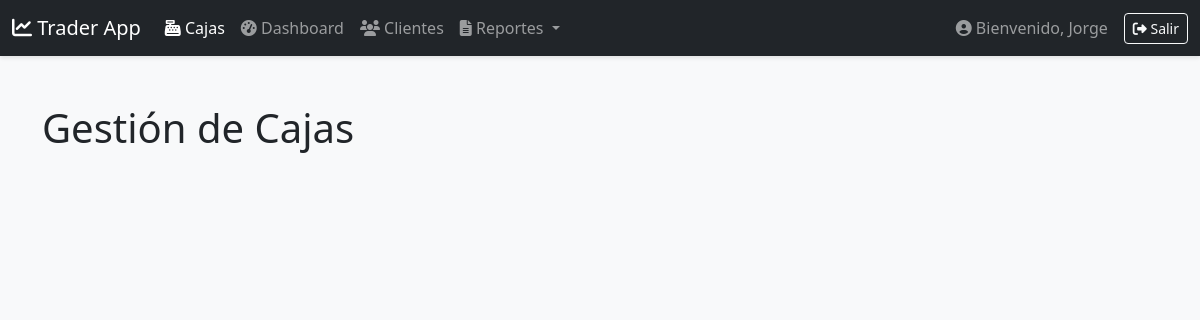
/vaults/ (signed in), run on an earlier commit of the app's database.
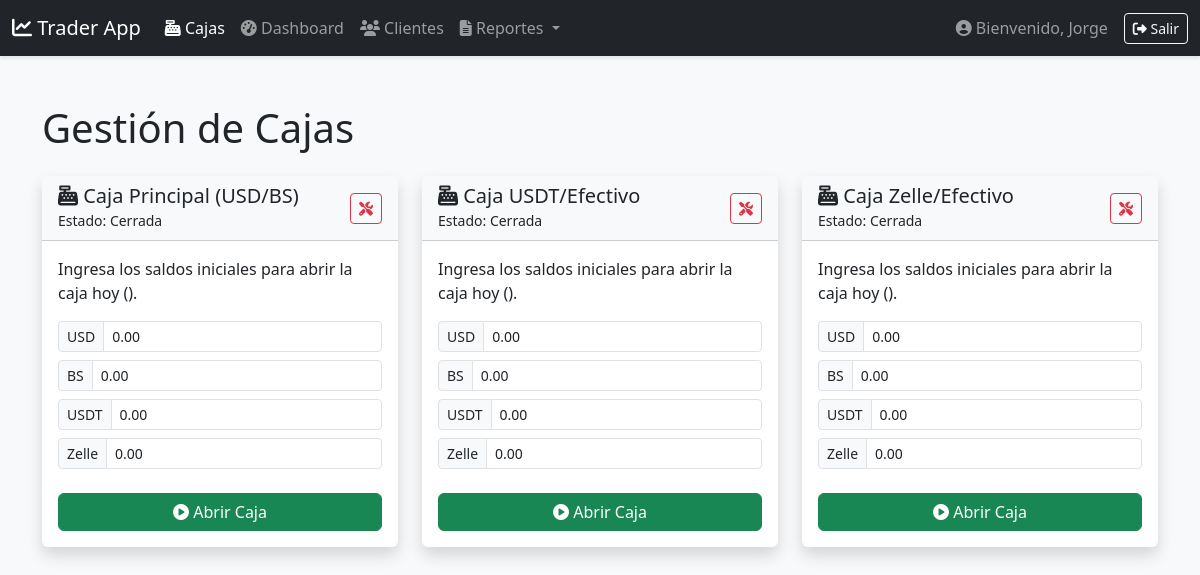
And on a later commit of the database.
### exchange/models.py (models this page shows, shortened)
class CashVault(models.Model):
    name = models.CharField(max_length=100, unique=True)
    balance_usd = models.DecimalField(max_digits=12, decimal_places=2, default=0.00, verbose_name="Saldo USD (Efectivo)")
    balance_bs = models.DecimalField(max_digits=12, decimal_places=2, default=0.00, verbose_name="Saldo Bolívares")
    balance_usdt = models.DecimalField(max_digits=12, decimal_places=2, default=0.00, verbose_name="Saldo USDT")
    balance_zelle = models.DecimalField(max_digits=12, decimal_places=2, default=0.00, verbose_name="Saldo Zelle")

### exchange/views.py (the view)
# urls.py: path('vaults/', VaultManagementView.as_view(), name='vault-management'),
class VaultManagementView(LoginRequiredMixin, AdminRequiredMixin, View):
    template_name = 'exchange/vault_management.html'
    def get(self, request, *args, **kwargs):
        vaults = CashVault.objects.all()
        active_sessions = {s.vault_id: s for s in VaultSession.objects.filter(status='open')}
        sessions_today = {
            s.vault_id: s for s in VaultSession.objects.filter(date=timezone.localdate())
        }
        context = {
            'page_title': 'Gestión de Cajas',
            'vaults': vaults,
            'active_sessions': active_sessions,
            'sessions_today': sessions_today,
        }
        return render(request, self.template_name, context)

### exchange/templatetags/exchange_extras.py (called while the page is built)
@register.filter
def get_item(dictionary, key):
    return dictionary.get(key)

### exchange/views.py (called while the page is built)
    def test_func(self):
        return self.request.user.is_authenticated and self.request.user.role == 'admin'

### exchange/templates/exchange/vault_management.html (shortened to what the changed rows need)
{% extends "base.html" %}
{% load exchange_extras %}
{% block content %}
<div class="container mt-4">
    <h1 class="mb-4">{{ page_title }}</h1>
    <div class="row">
        {% for vault in vaults %}
            <div class="col-lg-4 col-md-6 mb-4">
                {% with active_session=active_sessions|get_item:vault.id session_today=sessions_today|get_item:vault.id %}
                    <div class="card h-100 shadow {% if active_session %}border-success{% else %}border-secondary{% endif %}">
                        <div class="card-header d-flex justify-content-between align-items-center {% if active_session %}bg-success text-white{% else %}bg-light{% endif %}">
                            <div>
                                <h5 class="mb-0"><i class="fas fa-cash-register"></i> {{ vault.name }}</h5>
                                <small class="fw-normal">Estado: {% if active_session %}Abierta{% else %}Cerrada{% endif %}</small>
                            </div>
                            <a href="{% url 'vault-adjustment' vault.id %}" class="btn btn-sm {% if active_session %}btn-outline-light{% else %}btn-outline-danger{% endif %}" title="Ajuste de Emergencia">
                                <i class="fas fa-tools"></i>
                            </a>
                        </div>
                        <div class="card-body">
                            {% if active_session %}
                                <p>Abierta por <strong>{{ active_session.opened_by.username }}</strong> el {{ active_session.opened_at|date:"d/m/Y H:i" }}</p>
                                <h6 class="mt-3">Saldos Actuales:</h6>
                                <ul class="list-unstyled">
                                    <li><strong>USD:</strong> ${{ vault.balance_usd|floatformat:2 }}</li>
                                    <li><strong>BS:</strong> {{ vault.balance_bs|floatformat:2 }} Bs.</li>
                                    <li><strong>USDT:</strong> {{ vault.balance_usdt|floatformat:2 }} USDT</li>
                                    <li><strong>Zelle:</strong> ${{ vault.balance_zelle|floatformat:2 }}</li>
                                </ul>
                                <form action="{% url 'close-vault-session' vault.id %}" method="post" onsubmit="return confirm('¿Estás seguro de que quieres cerrar la caja {{ vault.name }}?');">
                                    {% csrf_token %}
                                    <button type="submit" class="btn btn-danger w-100 mt-3">Cerrar Caja</button>
                                </form>
                            {% else %}
                                {% if session_today %}
                                    {% if session_today.status == 'closed' %}
                                        <div class="alert alert-secondary text-center h-100 d-flex flex-column justify-content-center">
                                            <p class="mb-2">Esta caja fue cerrada hoy.</p>
                                            <p class="mb-3"><small>¿Deseas continuar operando?</small></p>
                                            <form action="{% url 'reopen-vault-session' session_today.id %}" method="post" onsubmit="return confirm('¿Estás seguro de que quieres reabrir la caja {{ vault.name }}? Se restaurarán los saldos de cierre.');">
                                                {% csrf_token %}
                                                <button type="submit" class="btn btn-warning">
                                                    <i class="fas fa-undo"></i> Reabrir Caja
                                                </button>
                                            </form>
                                        </div>
                                    {% else %}
                                        <div class="alert alert-info h-100 d-flex align-items-center justify-content-center">
                                            Esta caja está actualmente en uso.
                                        </div>
                                    {% endif %}
                                {% else %}
                                    <form action="{% url 'open-vault-session' vault.id %}" method="post">
                                        <p>Ingresa los saldos iniciales para abrir la caja hoy ({{ "now"|date:"d/m/Y" }}).</p>
                                        <div class="input-group input-group-sm mb-2">
                                            <label for="opening_balance_usd" class="input-group-text input-group-text-fixed-width">USD</label>
                                            <input type="number" step="0.01" id="opening_balance_usd" name="opening_balance_usd" class="form-control" value="0.00" title="Saldo inicial en USD" placeholder="Ingrese saldo en USD">
                                        </div>
                                        <div class="input-group input-group-sm mb-2">
                                            <span class="input-group-text input-group-text-fixed-width">BS</span>
                                            <input type="number" step="0.01" name="opening_balance_bs" class="form-control" value="0.00" title="Saldo inicial en BS" placeholder="Ingrese saldo en BS">
                                        </div>
                                        <div class="input-group input-group-sm mb-2">
                                            <span class="input-group-text input-group-text-fixed-width">USDT</span>
                                            <input type="number" step="0.01" name="opening_balance_usdt" class="form-control" value="0.00" title="Saldo inicial en USDT" placeholder="Ingrese saldo en USDT">
                                        </div>
                                        <div class="input-group input-group-sm mb-2">
                                            <span class="input-group-text input-group-text-zelle">Zelle</span>
                                            <input type="number" step="0.01" name="opening_balance_zelle" class="form-control" value="0.00" title="Saldo inicial en Zelle" placeholder="Ingrese saldo en Zelle">
                                        </div>
                                        <button type="submit" class="btn btn-success w-100 mt-3">
                                            <i class="fas fa-play-circle"></i> Abrir Caja
                                        </button>
                                    </form>
                                {% endif %}
                            {% endif %}
                        </div>
                    </div>
                {% endwith %}
            </div>
        {% endfor %}
    </div>
</div>
{% endblock %}

What changed in the data, as far as the page shows it:
added CashVault: name "Caja Principal (USD/BS)"
added CashVault: name "Caja USDT/Efectivo"
added CashVault: name "Caja Zelle/Efectivo"
